Frame 1 (no input): blank canvas, image omitted
Frame 60 (no input): blank canvas, image omitted
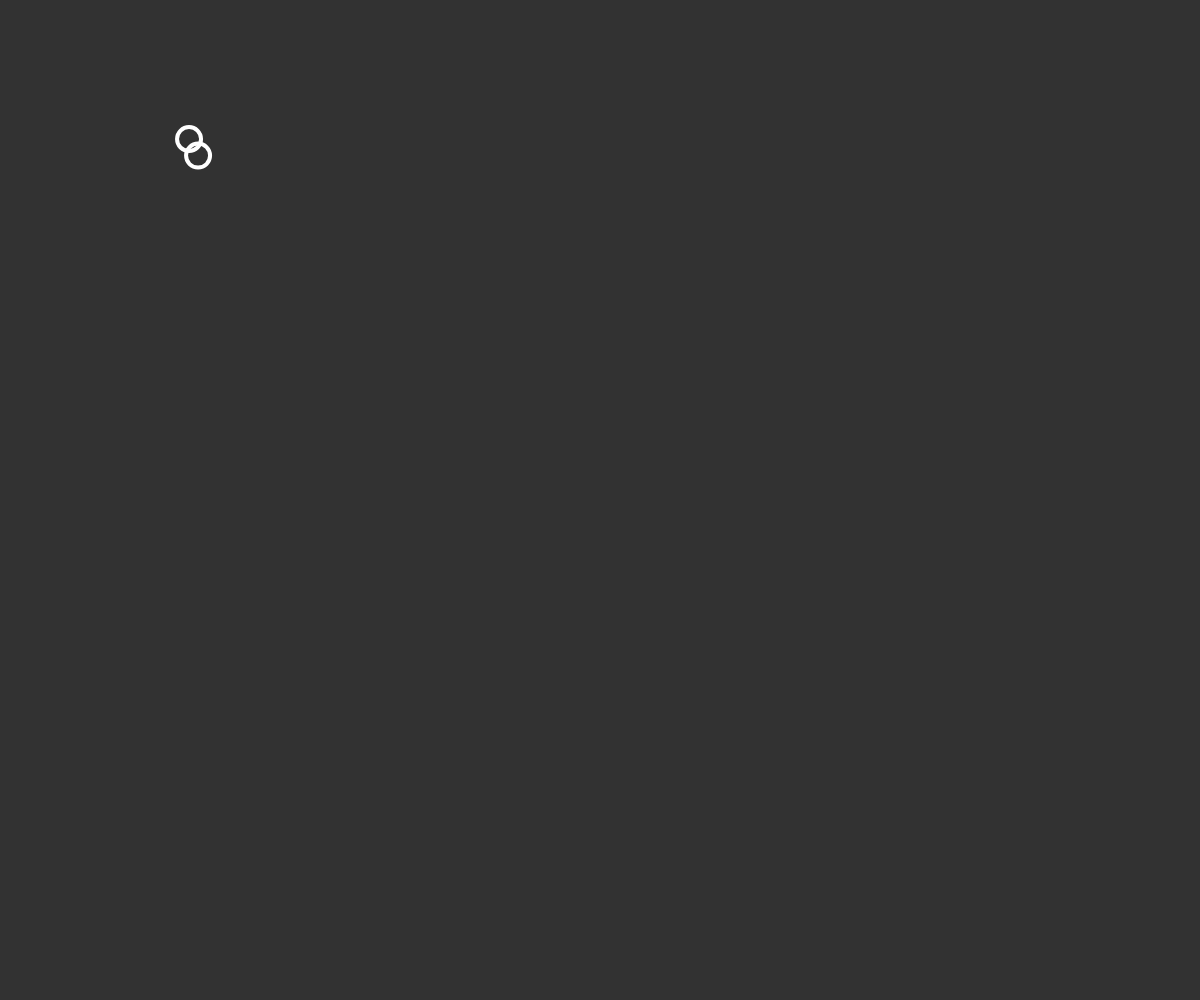
Frame 120 (the mouse pressed at the canvas centre since frame 60)

The p5.js sketch whose frames 1 and 60 were blank and that drew this single picture after the mouse press (run headless with seeded random() and noise() and a simulated clock; from frame 60 on, the mouse is pressed at the canvas centre):

// p5.js sketch
// ── sketch.js
var window_width=window.innerWidth;
var window_height=window.innerHeight;
function setup(){
    createCanvas(window_width,window_height)

    bubble1=new Bubble();
    bubble2=new Bubble();
}

function draw() {
    background(50)

    bubble1.move()
    bubble1.show()
    bubble2.move()
    bubble2.show()
}


class Bubble {
    constructor(x,y,r) {
        this.x=200;
        this.y=150
    }

    move(){
        this.x=this.x+random(-5,5)
        this.y=this.y+random(-5,5)
    }

    show(){
        stroke(255)
        strokeWeight(4);
        noFill();
        ellipse(this.x,this.y,24,24)
    }
}
